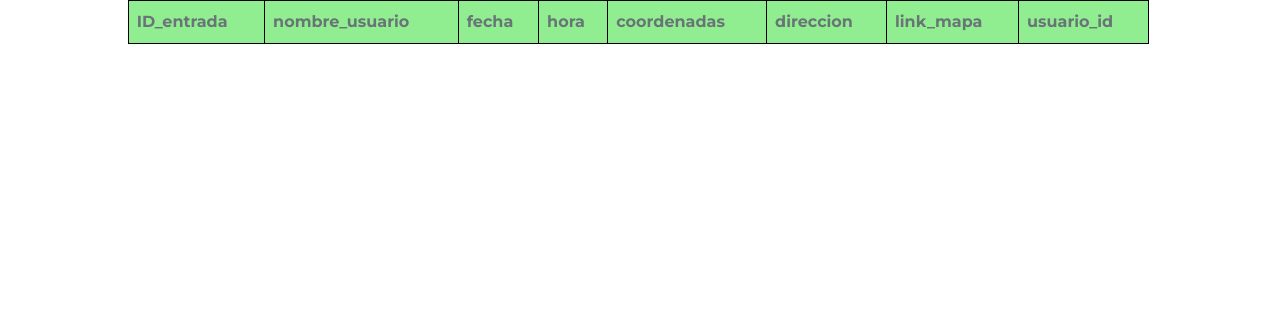
The app's page /vista_entrada/, older data.
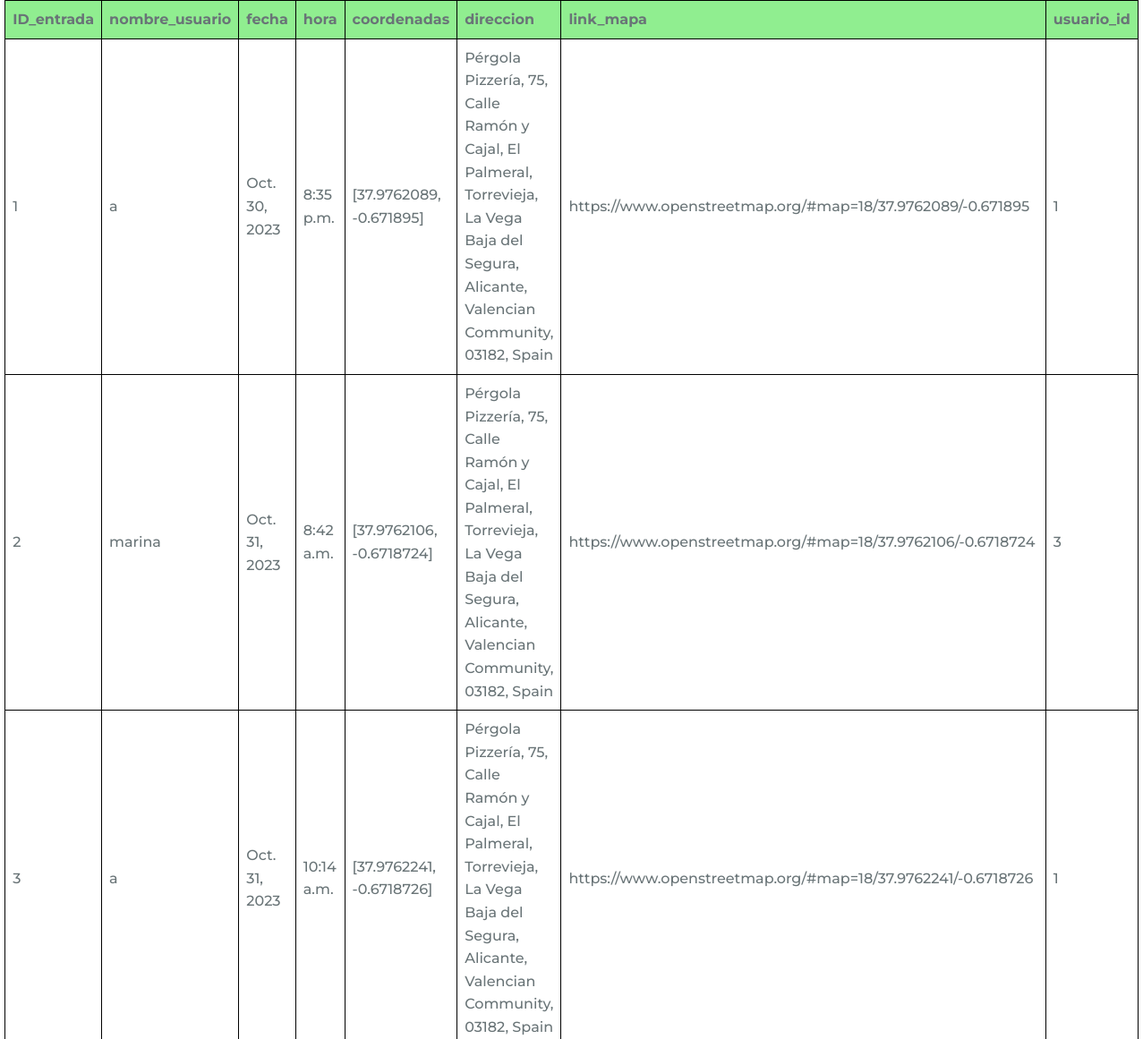
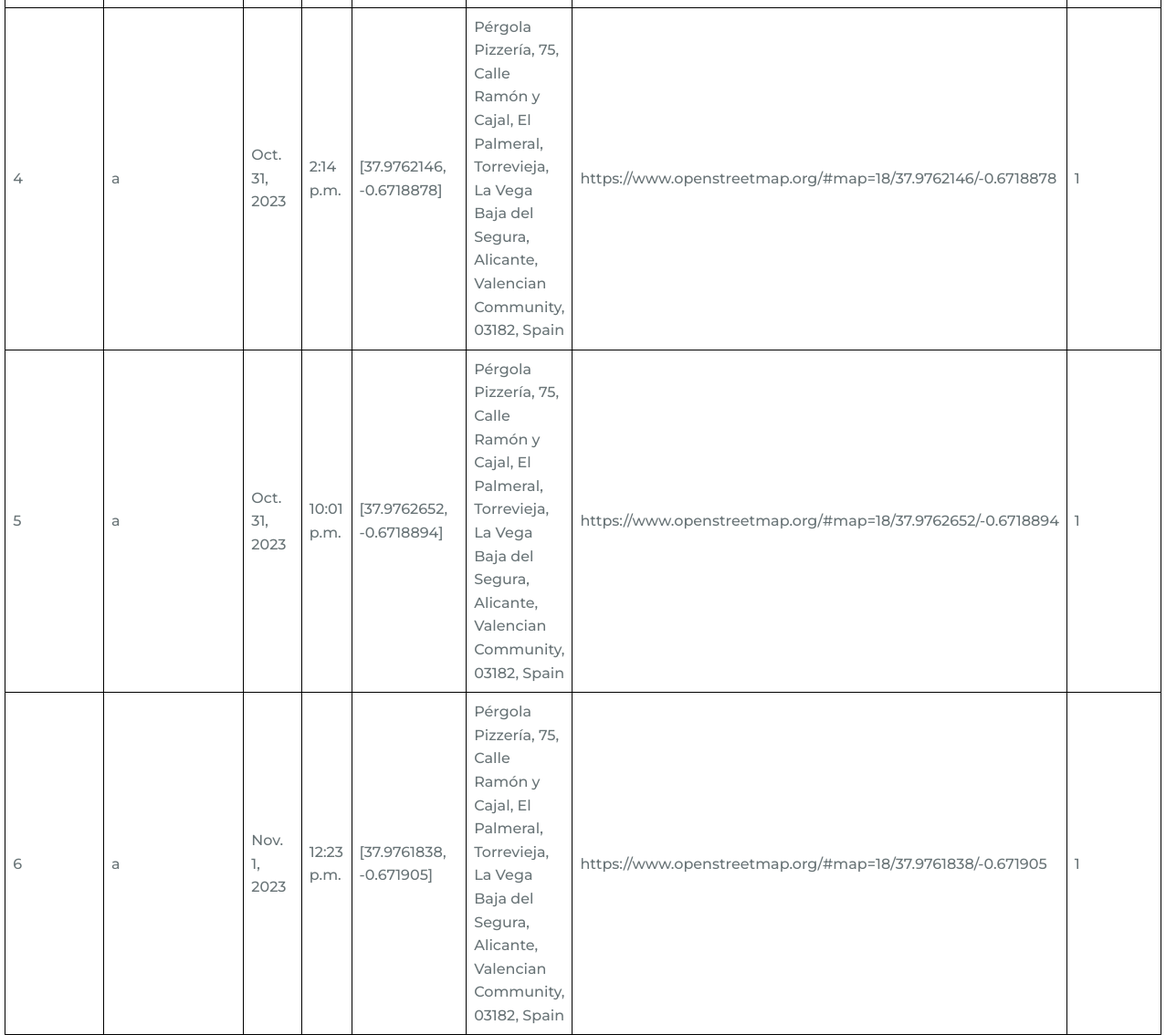
The same page, newer data (2 pictures, top to bottom).
### gestionEmpleados/models.py (models this page shows, shortened)
class Entrada(models.Model):
    id_entrada=models.AutoField(primary_key=True)
    usuario=models.ForeignKey(Usuario,on_delete=models.CASCADE,related_name='entradas')
    nombre_usuario=models.CharField(max_length=200)
    fecha=models.DateField()
    hora=models.TimeField(auto_now_add=True)
    coordenadas=models.CharField(max_length=500)
    direccion=models.CharField(max_length=1000)
    link_mapa=models.CharField(max_length=1000)
    """
    @property
    def nombre_usuario(self):
        return self.usuario.nombre
    """

### gestionEmpleados/views.py (the view)
# urls.py: path('vista_entrada/',views.vista_entrada,name='vista_entrada'),
def vista_entrada(request):
    entradas=Entrada.objects.all()
    return render(request, 'entradas.html', {'entradas': entradas})

### gestionEmpleados/templates/entradas.html (shortened to what this page needs)
{% load static %}
<!DOCTYPE html>
<html>
    <head>
        <link rel="stylesheet" href="{% static 'assets/css/styles.css' %}">
    </head>
    <body>
        <table>
            <thead>
              <tr>
                <th>ID_entrada</th>
                <th>nombre_usuario</th>
                <th>fecha</th>
                <th>hora</th>
                <th>coordenadas</th>
                <th>direccion</th>
                <th>link_mapa</th>
                <th>usuario_id</th>
              </tr>
            </thead>
            <tbody>
              {% for entrada in entradas %}
              <tr data-username="{{entrada.nombre_usuario}}" data-tipo="entrada">
                  <td>{{ entrada.id_entrada }}</td>
                  <td>{{ entrada.nombre_usuario }}</td>
                  <td>{{ entrada.fecha }}</td>
                  <td>{{ entrada.hora }}</td>
                  <td>{{entrada.coordenadas}}</td>
                  <td>{{entrada.direccion}}</td>
                  <td>{{entrada.link_mapa}}</td>
                  <td>{{entrada.usuario_id}}</td>
                </tr>
              {% endfor %}
            </tbody>
          </table>
    </body>
</html>

Row changes from the older to the newer data that the page shows:
added Entrada: id_entrada "1", nombre_usuario "a", fecha "Oct. 30, 2023", hora "8:35 p.m.", coordenadas "[37.9762089, -0.671895]", direccion "Pérgola Pizzería, 75, Calle Ramón y Cajal, El Palmeral, Torrevieja, La Vega Baja del Segura, Alicante, Valencian Community, 03182, Spain", link_mapa "https://www.openstreetmap.org/#map=18/37.9762089/-0.671895", usuario_id "1"
added Entrada: id_entrada "2", nombre_usuario "marina", fecha "Oct. 31, 2023", hora "8:42 a.m.", coordenadas "[37.9762106, -0.6718724]", direccion "Pérgola Pizzería, 75, Calle Ramón y Cajal, El Palmeral, Torrevieja, La Vega Baja del Segura, Alicante, Valencian Community, 03182, Spain", link_mapa "https://www.openstreetmap.org/#map=18/37.9762106/-0.6718724", usuario_id "3"
added Entrada: id_entrada "3", nombre_usuario "a", fecha "Oct. 31, 2023", hora "10:14 a.m.", coordenadas "[37.9762241, -0.6718726]", direccion "Pérgola Pizzería, 75, Calle Ramón y Cajal, El Palmeral, Torrevieja, La Vega Baja del Segura, Alicante, Valencian Community, 03182, Spain", link_mapa "https://www.openstreetmap.org/#map=18/37.9762241/-0.6718726", usuario_id "1"
added Entrada: id_entrada "4", nombre_usuario "a", fecha "Oct. 31, 2023", hora "2:14 p.m.", coordenadas "[37.9762146, -0.6718878]", direccion "Pérgola Pizzería, 75, Calle Ramón y Cajal, El Palmeral, Torrevieja, La Vega Baja del Segura, Alicante, Valencian Community, 03182, Spain", link_mapa "https://www.openstreetmap.org/#map=18/37.9762146/-0.6718878", usuario_id "1"
added Entrada: id_entrada "5", nombre_usuario "a", fecha "Oct. 31, 2023", hora "10:01 p.m.", coordenadas "[37.9762652, -0.6718894]", direccion "Pérgola Pizzería, 75, Calle Ramón y Cajal, El Palmeral, Torrevieja, La Vega Baja del Segura, Alicante, Valencian Community, 03182, Spain", link_mapa "https://www.openstreetmap.org/#map=18/37.9762652/-0.6718894", usuario_id "1"
added Entrada: id_entrada "6", nombre_usuario "a", fecha "Nov. 1, 2023", hora "12:23 p.m.", coordenadas "[37.9761838, -0.671905]", direccion "Pérgola Pizzería, 75, Calle Ramón y Cajal, El Palmeral, Torrevieja, La Vega Baja del Segura, Alicante, Valencian Community, 03182, Spain", link_mapa "https://www.openstreetmap.org/#map=18/37.9761838/-0.671905", usuario_id "1"
